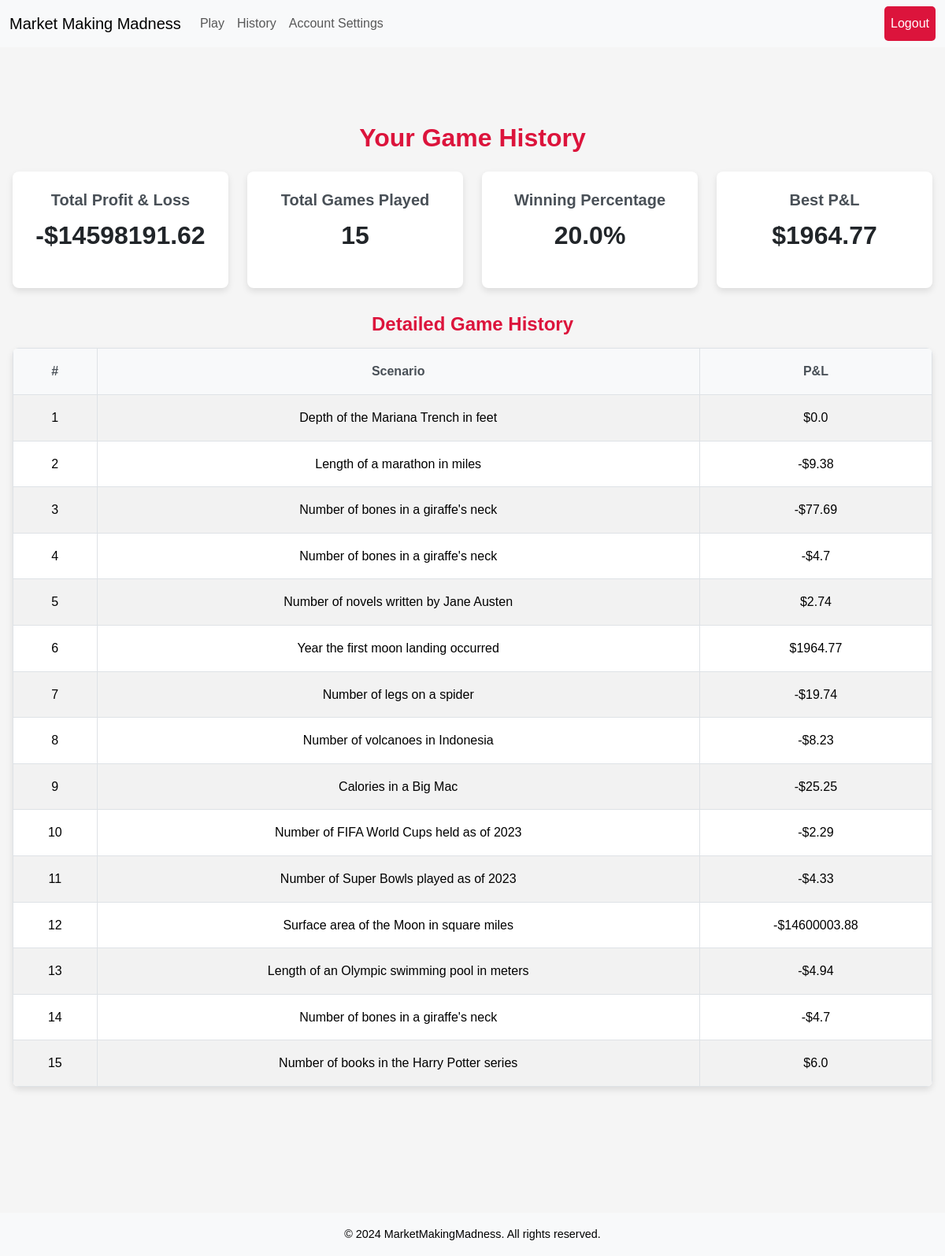
Page /history (signed in) on the earlier database version.
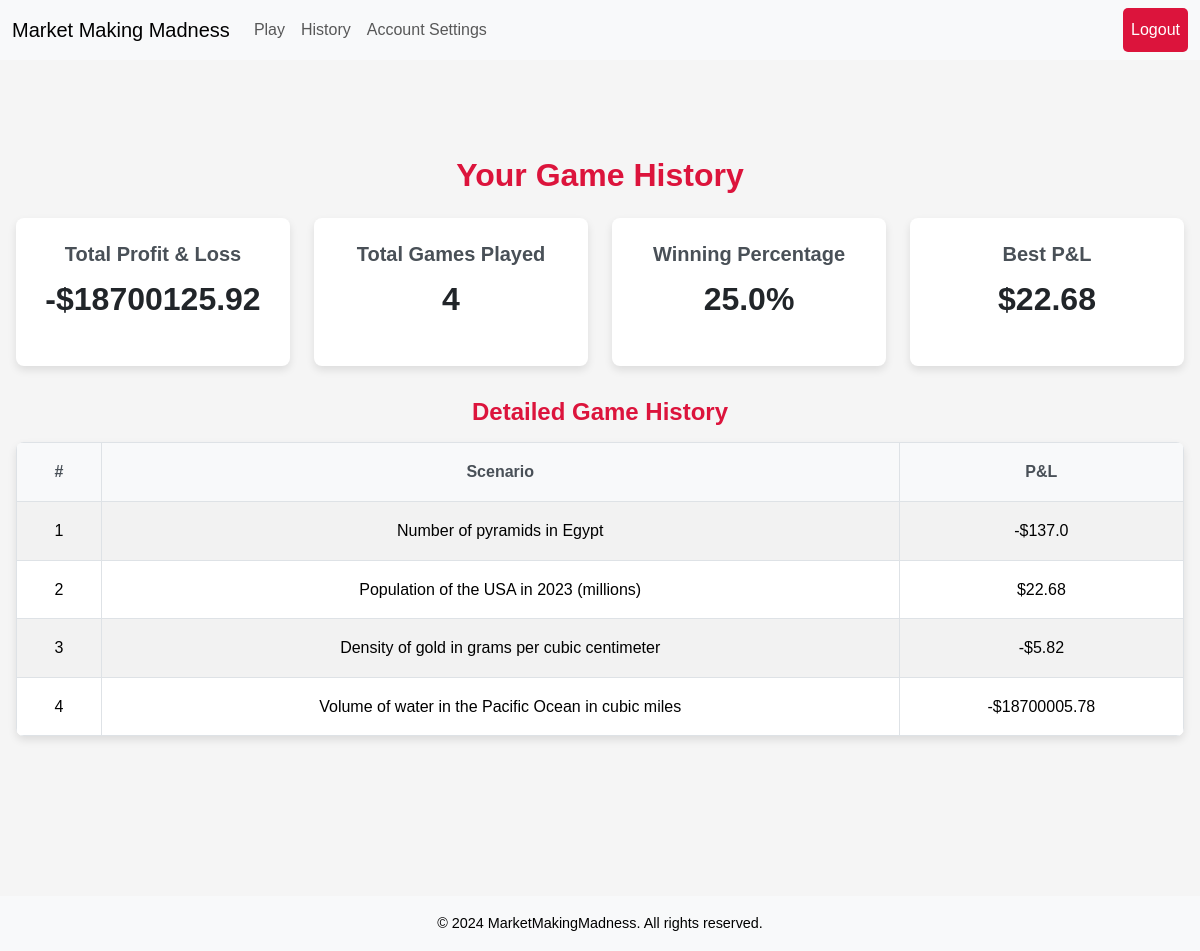
Same page on the later database version.
### tables this page shows
CREATE TABLE game_results (
    id INTEGER PRIMARY KEY AUTOINCREMENT,
    user_id INTEGER NOT NULL,
    game_id INTEGER NOT NULL,
    scenario TEXT NOT NULL,
    pnl REAL NOT NULL,
    accuracy REAL NOT NULL,
    time_taken REAL NOT NULL,
    created_at TIMESTAMP DEFAULT CURRENT_TIMESTAMP
, trades_completed INTEGER DEFAULT 0);

### app.py (the view)
@app.route("/history")
@login_required
def history():
    user_id = session["user_id"]
    stats = db.execute("""
        SELECT
            IFNULL(SUM(pnl), 0) AS total_pnl,
            IFNULL(COUNT(id), 0) AS total_games,
            IFNULL(MAX(pnl), 0) AS best_pnl
        FROM game_results
        WHERE user_id = :user_id
    """, user_id=user_id)[0]
    total_games = stats["total_games"]
    total_wins = db.execute(
        "SELECT COUNT(id) FROM game_results WHERE user_id = :user_id AND pnl > 0", user_id=user_id)[0]["COUNT(id)"]
    winning_percentage = (total_wins / total_games * 100) if total_games > 0 else 0
    games = db.execute("""
        SELECT scenario, pnl
        FROM game_results
        WHERE user_id = :user_id
        ORDER BY created_at DESC
""", user_id=user_id)
    return render_template(
        "history.html",
        total_pnl=round(stats["total_pnl"], 2),
        total_games=total_games,
        best_pnl=stats["best_pnl"],
        winning_percentage=round(winning_percentage, 2),
        games=games
    )

### app.py (called while the page is built)
def login_required(f):
    @wraps(f)
    def decorated_function(*args, **kwargs):
        if session.get("user_id") is None:
            return redirect("/login")
        return f(*args, **kwargs)
    return decorated_function

@app.after_request
def after_request(response):
    response.headers["Cache-Control"] = "no-cache, no-store, must-revalidate"
    response.headers["Expires"] = 0
    response.headers["Pragma"] = "no-cache"
    return response

### templates/history.html (shortened to what this page needs)
{% extends "layout.html" %}
{% block styles %}
    <link rel="stylesheet" href="{{ url_for('static', filename='history.css') }}">
{% endblock %}
{% block main %}
    <div class="history-container">
        <section class="history-stats">
            <h1>Your Game History</h1>
            <div class="stats-grid">
                <div class="stat-card">
                    <h2>Total Profit & Loss</h2>
                    <p class="stat-value">
                        {% if total_pnl >= 0 %}
                            ${{ total_pnl | round(2) }}
                        {% else %}
                            -${{ total_pnl|abs | round(2) }}
                        {% endif %}</p>
                </div>
                <div class="stat-card">
                    <h2>Total Games Played</h2>
                    <p class="stat-value">{{ total_games }}</p>
                </div>
                <div class="stat-card">
                    <h2>Winning Percentage</h2>
                    <p class="stat-value">{{ winning_percentage }}%</p>
                </div>
                <div class="stat-card">
                    <h2>Best P&L</h2>
                    <p class="stat-value">{% if best_pnl >= 0 %}
                        ${{ best_pnl | round(2) }}
                    {% else %}
                        -${{ best_pnl|abs | round(2) }}
                    {% endif %}</p>
                </div>
            </div>
        </section>
        <section class="game-history">
            <h2>Detailed Game History</h2>
            <table class="table table-striped">
                <thead>
                    <tr>
                        <th>#</th>
                        <th>Scenario</th>
                        <th>P&L</th>
                    </tr>
                </thead>
                <tbody>
                    {% for game in games %}
                        <tr>
                            <td>{{ loop.index }}</td>
                            <td>{{ game.scenario }}</td>
                            <td>
                                {% if game.pnl >= 0 %}
                                    ${{ game.pnl | round(2) }}
                                {% else %}
                                    -${{ game.pnl|abs | round(2) }}
                                {% endif %}
                            </td>
                        </tr>
                    {% endfor %}
                </tbody>
            </table>
        </section>
    </div>
{% endblock %}

Differences in the rows shown:
removed game_results: scenario "Depth of the Mariana Trench in feet", pnl "0.0"
removed game_results: scenario "Length of a marathon in miles", pnl|abs "9.38"
removed game_results: scenario "Number of bones in a giraffe's neck", pnl|abs "77.69"
removed game_results: scenario "Number of bones in a giraffe's neck", pnl|abs "4.7"
removed game_results: scenario "Number of novels written by Jane Austen", pnl "2.74"
removed game_results: scenario "Year the first moon landing occurred", pnl "1964.77"
removed game_results: scenario "Number of legs on a spider", pnl|abs "19.74"
removed game_results: scenario "Number of volcanoes in Indonesia", pnl|abs "8.23"
removed game_results: scenario "Calories in a Big Mac", pnl|abs "25.25"
removed game_results: scenario "Number of FIFA World Cups held as of 2023", pnl|abs "2.29"
removed game_results: scenario "Number of Super Bowls played as of 2023", pnl|abs "4.33"
removed game_results: scenario "Surface area of the Moon in square miles", pnl|abs "14600003.88"
removed game_results: scenario "Length of an Olympic swimming pool in meters", pnl|abs "4.94"
removed game_results: scenario "Number of bones in a giraffe's neck", pnl|abs "4.7"
removed game_results: scenario "Number of books in the Harry Potter series", pnl "6.0"
added game_results: scenario "Number of pyramids in Egypt", pnl|abs "137.0"
added game_results: scenario "Population of the USA in 2023 (millions)", pnl "22.68"
added game_results: scenario "Density of gold in grams per cubic centimeter", pnl|abs "5.82"
added game_results: scenario "Volume of water in the Pacific Ocean in cubic miles", pnl|abs "18700005.78"
Other differences:
{{ total_pnl|abs | round(2) }}: "14598191.62" → "18700125.92"
{{ total_games }}: "15" → "4"
{{ winning_percentage }}: "20.0" → "25.0"
{{ best_pnl | round(2) }}: "1964.77" → "22.68"
